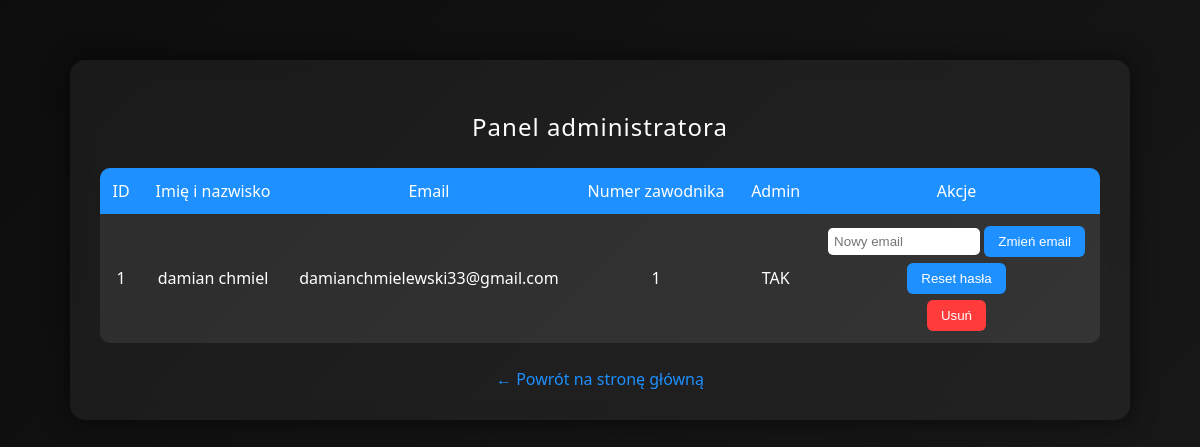
Page /admin (signed in) on the earlier database version.
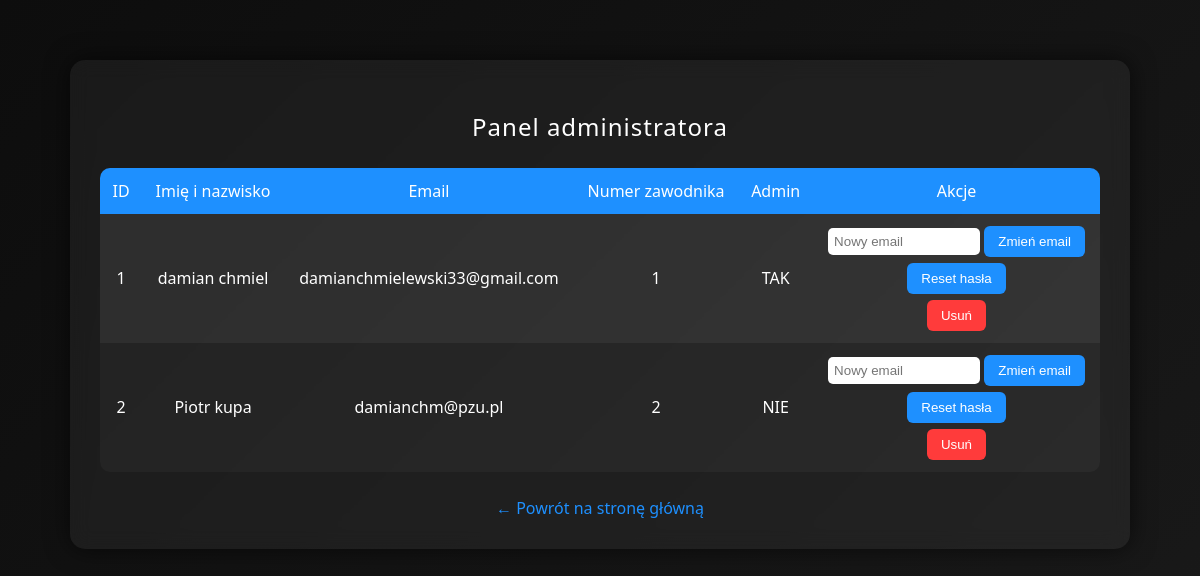
Same page on the later database version.
### tables this page shows
CREATE TABLE users (
            id INTEGER PRIMARY KEY AUTOINCREMENT,
            email TEXT UNIQUE NOT NULL,
            password TEXT NOT NULL,
            full_name TEXT,
            player_number INTEGER,
            is_admin INTEGER DEFAULT 0
        );

### app.py (the view)
@app.route("/admin")
def admin_panel():
    if "user_id" not in session:
        return redirect("/login")
    if session.get("is_admin") != 1:
        return "Brak dostępu"
    conn = get_db()
    users = conn.execute("SELECT id, email, full_name, player_number, is_admin FROM users").fetchall()
    conn.close()
    return render_template("admin.html", users=users)

### app.py (called while the page is built)
def get_db():
    conn = sqlite3.connect("database.db")
    conn.row_factory = sqlite3.Row
    return conn

### templates/admin.html (shortened to what this page needs)
<!DOCTYPE html>
<html lang="pl">
<head>
</head>
<body>
<div class="container">
    <h2>Panel administratora</h2>
    <table>
        <tr>
            <th>ID</th>
            <th>Imię i nazwisko</th>
            <th>Email</th>
            <th>Numer zawodnika</th>
            <th>Admin</th>
            <th>Akcje</th>
        </tr>
        {% for u in users %}
        <tr>
            <td>{{ u.id }}</td>
            <td>{{ u.full_name }}</td>
            <td>{{ u.email }}</td>
            <td>{{ u.player_number }}</td>
            <td>{{ "TAK" if u.is_admin == 1 else "NIE" }}</td>
            <td>
                <form action="/admin/change_email" method="POST">
                    <input type="email" name="new_email" class="email-input" placeholder="Nowy email" required>
                    <button type="submit" class="action-btn">Zmień email</button>
                </form>
                <form action="/admin/reset_password" method="POST">
                    <button type="submit" class="action-btn">Reset hasła</button>
                </form>
                <form action="/delete_user/{{ u.id }}" method="POST" onsubmit="return confirm('Usunąć użytkownika?');">
                    <button type="submit">Usuń</button>
                </form>
            </td>
        </tr>
        {% endfor %}
    </table>
    <a href="/" class="back">← Powrót na stronę główną</a>
</div>
</body>
</html>

### templates/admin.html (style rules this page uses)
body { margin: 0; padding: 0; font-family: "Segoe UI", Arial, sans-serif; background: linear-gradient(135deg, #0d0d0d, #1a1a1a); color: #fff; min-height: 100vh; }
.container { width: 90%; max-width: 1000px; margin: 60px auto; background: rgba(255,255,255,0.05); padding: 30px; border-radius: 15px; backdrop-filter: blur(10px); box-shadow: 0 0 25px rgba(0,0,0,0.6); animation: fadeIn 0.8s ease-out; }
h2 { text-align: center; margin-bottom: 25px; font-weight: 300; letter-spacing: 1px; }
table { width: 100%; border-collapse: collapse; background: rgba(255,255,255,0.03); border-radius: 10px; overflow: hidden; }
th, td { padding: 12px; text-align: center; }
th { background: #1e90ff; color: white; font-weight: 500; }
tr:nth-child(even) { background: rgba(255,255,255,0.05); }
button { padding: 8px 14px; background: #ff3b3b; border: none; border-radius: 6px; color: white; cursor: pointer; transition: 0.2s; }
.email-input { padding: 6px; border-radius: 5px; border: none; margin-bottom: 5px; width: 140px; }
.action-btn { background: #1e90ff; margin-bottom: 6px; }
a.back { display: block; text-align: center; margin-top: 25px; color: #1e90ff; text-decoration: none; font-size: 16px; }

Differences in the rows shown:
added users: id "2", full_name "Piotr kupa", email "damianchm@pzu.pl", player_number "2", is_admin "NIE"
